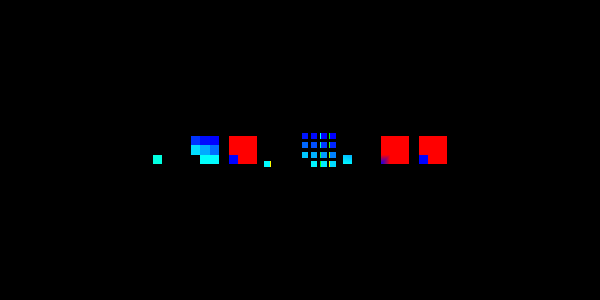

This figure's Python source:
#!/usr/bin/env python

# Demonstrate vtkExtractSelection with FRUSTUM selection type
# on both cell and point data of a 3x3x3 image data cube.
# Shows select, inverse, preserve topology, and containing cells variants.

# Factory overrides
import vtkmodules.vtkInteractionStyle  # noqa: F401
import vtkmodules.vtkRenderingFreeType  # noqa: F401
import vtkmodules.vtkRenderingOpenGL2  # noqa: F401

from vtkmodules.vtkCommonCore import (
    VTK_FLOAT,
    vtkDoubleArray,
    vtkFloatArray,
    vtkIdTypeArray,
)
from vtkmodules.vtkCommonDataModel import (
    vtkImageData,
    vtkSelection,
    vtkSelectionNode,
)
from vtkmodules.vtkFiltersExtraction import vtkExtractSelection
from vtkmodules.vtkRenderingCore import (
    vtkActor,
    vtkDataSetMapper,
    vtkRenderWindow,
    vtkRenderWindowInteractor,
    vtkRenderer,
)

XCELLS = 3
YCELLS = 3
ZCELLS = 3

# Create sample image data with known structure and arrays
sample_data = vtkImageData()
sample_data.SetSpacing(1.0, 1.0, 1.0)
sample_data.SetOrigin(0.0, 0.0, 0.0)
sample_data.SetDimensions(XCELLS + 1, YCELLS + 1, ZCELLS + 1)
sample_data.AllocateScalars(VTK_FLOAT, 1)

# Point arrays
point_counter_array = vtkIdTypeArray()
point_counter_array.SetNumberOfComponents(1)
point_counter_array.SetName("Point Counter")
sample_data.GetPointData().AddArray(point_counter_array)

point_forward_ids = vtkIdTypeArray()
point_forward_ids.SetNumberOfComponents(1)
point_forward_ids.SetName("Forward Point Ids")
sample_data.GetPointData().AddArray(point_forward_ids)

point_reverse_ids = vtkIdTypeArray()
point_reverse_ids.SetNumberOfComponents(1)
point_reverse_ids.SetName("Reverse Point Ids")
sample_data.GetPointData().AddArray(point_reverse_ids)

point_x_array = vtkFloatArray()
point_x_array.SetNumberOfComponents(1)
point_x_array.SetName("Point X")
sample_data.GetPointData().AddArray(point_x_array)

point_y_array = vtkFloatArray()
point_y_array.SetNumberOfComponents(1)
point_y_array.SetName("Point Y")
sample_data.GetPointData().AddArray(point_y_array)

point_z_array = vtkFloatArray()
point_z_array.SetNumberOfComponents(1)
point_z_array.SetName("Point Z")
sample_data.GetPointData().AddArray(point_z_array)

point_count = 0
for i in range(ZCELLS + 1):
    for j in range(YCELLS + 1):
        for k in range(XCELLS + 1):
            point_counter_array.InsertNextValue(point_count)
            id_f = point_count + 10
            id_r = (XCELLS + 1) * (YCELLS + 1) * (ZCELLS + 1) - 1 - point_count + 10
            point_forward_ids.InsertNextValue(id_f)
            point_reverse_ids.InsertNextValue(id_r)
            point_count += 1
            point_x_array.InsertNextValue(float(k))
            point_y_array.InsertNextValue(float(j))
            point_z_array.InsertNextValue(float(i))

# Cell arrays
cell_counter_array = vtkIdTypeArray()
cell_counter_array.SetNumberOfComponents(1)
cell_counter_array.SetName("Cell Count")
sample_data.GetCellData().AddArray(cell_counter_array)

cell_forward_ids = vtkIdTypeArray()
cell_forward_ids.SetNumberOfComponents(1)
cell_forward_ids.SetName("Forward Cell Ids")
sample_data.GetCellData().AddArray(cell_forward_ids)

cell_reverse_ids = vtkIdTypeArray()
cell_reverse_ids.SetNumberOfComponents(1)
cell_reverse_ids.SetName("Reverse Cell Ids")
sample_data.GetCellData().AddArray(cell_reverse_ids)

cell_x_array = vtkDoubleArray()
cell_x_array.SetNumberOfComponents(1)
cell_x_array.SetName("Cell X")
sample_data.GetCellData().AddArray(cell_x_array)

cell_y_array = vtkDoubleArray()
cell_y_array.SetNumberOfComponents(1)
cell_y_array.SetName("Cell Y")
sample_data.GetCellData().AddArray(cell_y_array)

cell_z_array = vtkDoubleArray()
cell_z_array.SetNumberOfComponents(1)
cell_z_array.SetName("Cell Z")
sample_data.GetCellData().AddArray(cell_z_array)

cell_count = 0
for i in range(ZCELLS):
    for j in range(YCELLS):
        for k in range(XCELLS):
            cell_counter_array.InsertNextValue(cell_count)
            id_f = cell_count + 10
            id_r = XCELLS * YCELLS * ZCELLS - 1 - cell_count + 10
            cell_forward_ids.InsertNextValue(id_f)
            cell_reverse_ids.InsertNextValue(id_r)
            cell_count += 1
            cell_x_array.InsertNextValue(k + 0.5)
            cell_y_array.InsertNextValue(j + 0.5)
            cell_z_array.InsertNextValue(i + 0.5)

sample_data.GetPointData().SetGlobalIds(point_forward_ids)
sample_data.GetPointData().SetScalars(point_x_array)
sample_data.GetCellData().SetGlobalIds(cell_forward_ids)
sample_data.GetCellData().SetScalars(cell_x_array)

# Selection pipeline
selection = vtkSelection()
selection_node = vtkSelectionNode()
selection.AddNode(selection_node)

extract_selection = vtkExtractSelection()
extract_selection.SetInputData(0, sample_data)
extract_selection.SetInputData(1, selection)
extract_selection.PreserveTopologyOff()

# --- FRUSTUM on cells: select ---
selection_node.Initialize()
selection_node.GetProperties().Set(vtkSelectionNode.CONTENT_TYPE(), vtkSelectionNode.FRUSTUM)
selection_node.SetFieldType(vtkSelectionNode.CELL)
cell_frust_corners = vtkDoubleArray()
cell_frust_corners.SetNumberOfComponents(4)
cell_frust_corners.SetNumberOfTuples(8)
cell_frust_corners.SetTuple4(0, 0.1, 0.1, 3.1, 0.0)
cell_frust_corners.SetTuple4(1, 0.1, 0.1, 0.1, 0.0)
cell_frust_corners.SetTuple4(2, 0.1, 0.9, 3.1, 0.0)
cell_frust_corners.SetTuple4(3, 0.1, 0.9, 0.1, 0.0)
cell_frust_corners.SetTuple4(4, 0.9, 0.1, 3.1, 0.0)
cell_frust_corners.SetTuple4(5, 0.9, 0.1, 0.1, 0.0)
cell_frust_corners.SetTuple4(6, 0.9, 0.9, 3.1, 0.0)
cell_frust_corners.SetTuple4(7, 0.9, 0.9, 0.1, 0.0)
selection_node.SetSelectionList(cell_frust_corners)

extract_selection.Update()
cell_select_copy = extract_selection.GetOutput().NewInstance()
cell_select_copy.DeepCopy(extract_selection.GetOutput())

# --- FRUSTUM on cells: inverse ---
selection_node.GetProperties().Set(vtkSelectionNode.INVERSE(), 1)
extract_selection.Update()
cell_inverse_copy = extract_selection.GetOutput().NewInstance()
cell_inverse_copy.DeepCopy(extract_selection.GetOutput())

# --- FRUSTUM on cells: preserve topology ---
selection_node.GetProperties().Set(vtkSelectionNode.INVERSE(), 0)
extract_selection.PreserveTopologyOn()
extract_selection.Update()
cell_topo_insidedness = extract_selection.GetOutput().GetCellData().GetArray("vtkInsidedness")
cell_topo_copy = extract_selection.GetOutput().NewInstance()
cell_topo_copy.DeepCopy(extract_selection.GetOutput())

# --- FRUSTUM on points: select ---
selection_node.Initialize()
extract_selection.PreserveTopologyOff()
selection_node.GetProperties().Set(vtkSelectionNode.CONTENT_TYPE(), vtkSelectionNode.FRUSTUM)
selection_node.GetProperties().Set(vtkSelectionNode.FIELD_TYPE(), vtkSelectionNode.POINT)
point_frust_corners = vtkDoubleArray()
point_frust_corners.SetNumberOfComponents(4)
point_frust_corners.SetNumberOfTuples(8)
point_frust_corners.SetTuple4(0, -0.1, -0.1, 3.1, 0.0)
point_frust_corners.SetTuple4(1, -0.1, -0.1, -0.1, 0.0)
point_frust_corners.SetTuple4(2, -0.1, 0.1, 3.1, 0.0)
point_frust_corners.SetTuple4(3, -0.1, 0.1, -0.1, 0.0)
point_frust_corners.SetTuple4(4, 0.1, -0.1, 3.1, 0.0)
point_frust_corners.SetTuple4(5, 0.1, -0.1, -0.1, 0.0)
point_frust_corners.SetTuple4(6, 0.1, 0.1, 3.1, 0.0)
point_frust_corners.SetTuple4(7, 0.1, 0.1, -0.1, 0.0)
selection_node.SetSelectionList(point_frust_corners)

extract_selection.Update()
point_select_copy = extract_selection.GetOutput().NewInstance()
point_select_copy.DeepCopy(extract_selection.GetOutput())

# --- FRUSTUM on points: inverse ---
selection_node.GetProperties().Set(vtkSelectionNode.INVERSE(), 1)
extract_selection.Update()
point_inverse_copy = extract_selection.GetOutput().NewInstance()
point_inverse_copy.DeepCopy(extract_selection.GetOutput())

# --- FRUSTUM on points: containing cells ---
selection_node.GetProperties().Set(vtkSelectionNode.INVERSE(), 0)
selection_node.GetProperties().Set(vtkSelectionNode.CONTAINING_CELLS(), 1)
extract_selection.Update()
point_containing_copy = extract_selection.GetOutput().NewInstance()
point_containing_copy.DeepCopy(extract_selection.GetOutput())

# --- FRUSTUM on points: preserve topology ---
selection_node.GetProperties().Set(vtkSelectionNode.INVERSE(), 0)
selection_node.GetProperties().Set(vtkSelectionNode.CONTAINING_CELLS(), 0)
extract_selection.PreserveTopologyOn()
extract_selection.Update()
point_topo_insidedness = extract_selection.GetOutput().GetPointData().GetArray("vtkInsidedness")
point_topo_copy = extract_selection.GetOutput().NewInstance()
point_topo_copy.DeepCopy(extract_selection.GetOutput())

# --- FRUSTUM on points: preserve topology + containing cells ---
selection_node.GetProperties().Set(vtkSelectionNode.CONTAINING_CELLS(), 1)
extract_selection.Update()
point_topo_contain_insidedness = extract_selection.GetOutput().GetCellData().GetArray("vtkInsidedness")
point_topo_contain_copy = extract_selection.GetOutput().NewInstance()
point_topo_contain_copy.DeepCopy(extract_selection.GetOutput())

# Mapper — cell select
cell_select_mapper = vtkDataSetMapper()
cell_select_mapper.SetInputData(cell_select_copy)
cell_select_copy.GetCellData().SetActiveScalars(cell_counter_array.GetName())
cell_select_mapper.SetScalarModeToUseCellData()
cell_select_mapper.SetScalarRange(cell_counter_array.GetRange())

# Mapper — cell inverse
cell_inverse_mapper = vtkDataSetMapper()
cell_inverse_mapper.SetInputData(cell_inverse_copy)
cell_inverse_copy.GetCellData().SetActiveScalars(cell_counter_array.GetName())
cell_inverse_mapper.SetScalarModeToUseCellData()
cell_inverse_mapper.SetScalarRange(cell_counter_array.GetRange())

# Mapper — cell topology
cell_topo_mapper = vtkDataSetMapper()
cell_topo_mapper.SetInputData(cell_topo_copy)
cell_topo_copy.GetCellData().SetActiveScalars("vtkInsidedness")
cell_topo_mapper.SetScalarModeToUseCellData()
cell_topo_mapper.SetScalarRange(cell_topo_insidedness.GetRange())

# Mapper — point select
point_select_mapper = vtkDataSetMapper()
point_select_mapper.SetInputData(point_select_copy)
point_select_copy.GetPointData().SetActiveScalars(point_counter_array.GetName())
point_select_mapper.SetScalarModeToUsePointData()
point_select_mapper.SetScalarRange(point_counter_array.GetRange())

# Mapper — point inverse
point_inverse_mapper = vtkDataSetMapper()
point_inverse_mapper.SetInputData(point_inverse_copy)
point_inverse_copy.GetPointData().SetActiveScalars(point_counter_array.GetName())
point_inverse_mapper.SetScalarModeToUsePointData()
point_inverse_mapper.SetScalarRange(point_counter_array.GetRange())

# Mapper — point containing cells
point_containing_mapper = vtkDataSetMapper()
point_containing_mapper.SetInputData(point_containing_copy)
point_containing_copy.GetPointData().SetActiveScalars(point_counter_array.GetName())
point_containing_mapper.SetScalarModeToUsePointData()
point_containing_mapper.SetScalarRange(point_counter_array.GetRange())

# Mapper — point topology
point_topo_mapper = vtkDataSetMapper()
point_topo_mapper.SetInputData(point_topo_copy)
point_topo_copy.GetPointData().SetActiveScalars("vtkInsidedness")
point_topo_mapper.SetScalarModeToUsePointData()
point_topo_mapper.SetScalarRange(point_topo_insidedness.GetRange())

# Mapper — point topology + containing
point_topo_contain_mapper = vtkDataSetMapper()
point_topo_contain_mapper.SetInputData(point_topo_contain_copy)
point_topo_contain_copy.GetCellData().SetActiveScalars("vtkInsidedness")
point_topo_contain_mapper.SetScalarModeToUseCellData()
point_topo_contain_mapper.SetScalarRange(point_topo_contain_insidedness.GetRange())

# Actor — cell select
cell_select_actor = vtkActor()
cell_select_actor.SetPosition(0, 0, 0)
cell_select_actor.SetMapper(cell_select_mapper)
cell_select_actor.GetProperty().SetPointSize(6.0)

# Actor — cell inverse
cell_inverse_actor = vtkActor()
cell_inverse_actor.SetPosition(4, 0, 0)
cell_inverse_actor.SetMapper(cell_inverse_mapper)
cell_inverse_actor.GetProperty().SetPointSize(6.0)

# Actor — cell topology
cell_topo_actor = vtkActor()
cell_topo_actor.SetPosition(8, 0, 0)
cell_topo_actor.SetMapper(cell_topo_mapper)
cell_topo_actor.GetProperty().SetPointSize(6.0)

# Actor — point select
point_select_actor = vtkActor()
point_select_actor.SetPosition(12, 0, 0)
point_select_actor.SetMapper(point_select_mapper)
point_select_actor.GetProperty().SetPointSize(6.0)

# Actor — point inverse
point_inverse_actor = vtkActor()
point_inverse_actor.SetPosition(16, 0, 0)
point_inverse_actor.SetMapper(point_inverse_mapper)
point_inverse_actor.GetProperty().SetPointSize(6.0)

# Actor — point containing cells
point_containing_actor = vtkActor()
point_containing_actor.SetPosition(20, 0, 0)
point_containing_actor.SetMapper(point_containing_mapper)
point_containing_actor.GetProperty().SetPointSize(6.0)

# Actor — point topology
point_topo_actor = vtkActor()
point_topo_actor.SetPosition(24, 0, 0)
point_topo_actor.SetMapper(point_topo_mapper)
point_topo_actor.GetProperty().SetPointSize(6.0)

# Actor — point topology + containing
point_topo_contain_actor = vtkActor()
point_topo_contain_actor.SetPosition(28, 0, 0)
point_topo_contain_actor.SetMapper(point_topo_contain_mapper)
point_topo_contain_actor.GetProperty().SetPointSize(6.0)

# Renderer
renderer = vtkRenderer()
renderer.AddActor(cell_select_actor)
renderer.AddActor(cell_inverse_actor)
renderer.AddActor(cell_topo_actor)
renderer.AddActor(point_select_actor)
renderer.AddActor(point_inverse_actor)
renderer.AddActor(point_containing_actor)
renderer.AddActor(point_topo_actor)
renderer.AddActor(point_topo_contain_actor)

# Window
render_window = vtkRenderWindow()
render_window.SetMultiSamples(0)
render_window.SetSize(600, 300)
render_window.AddRenderer(renderer)
render_window.SetWindowName("extraction frustum")

# Scene
renderer.ResetCamera()

# Interactor
interactor = vtkRenderWindowInteractor()
interactor.SetRenderWindow(render_window)

interactor.Initialize()
interactor.Start()
